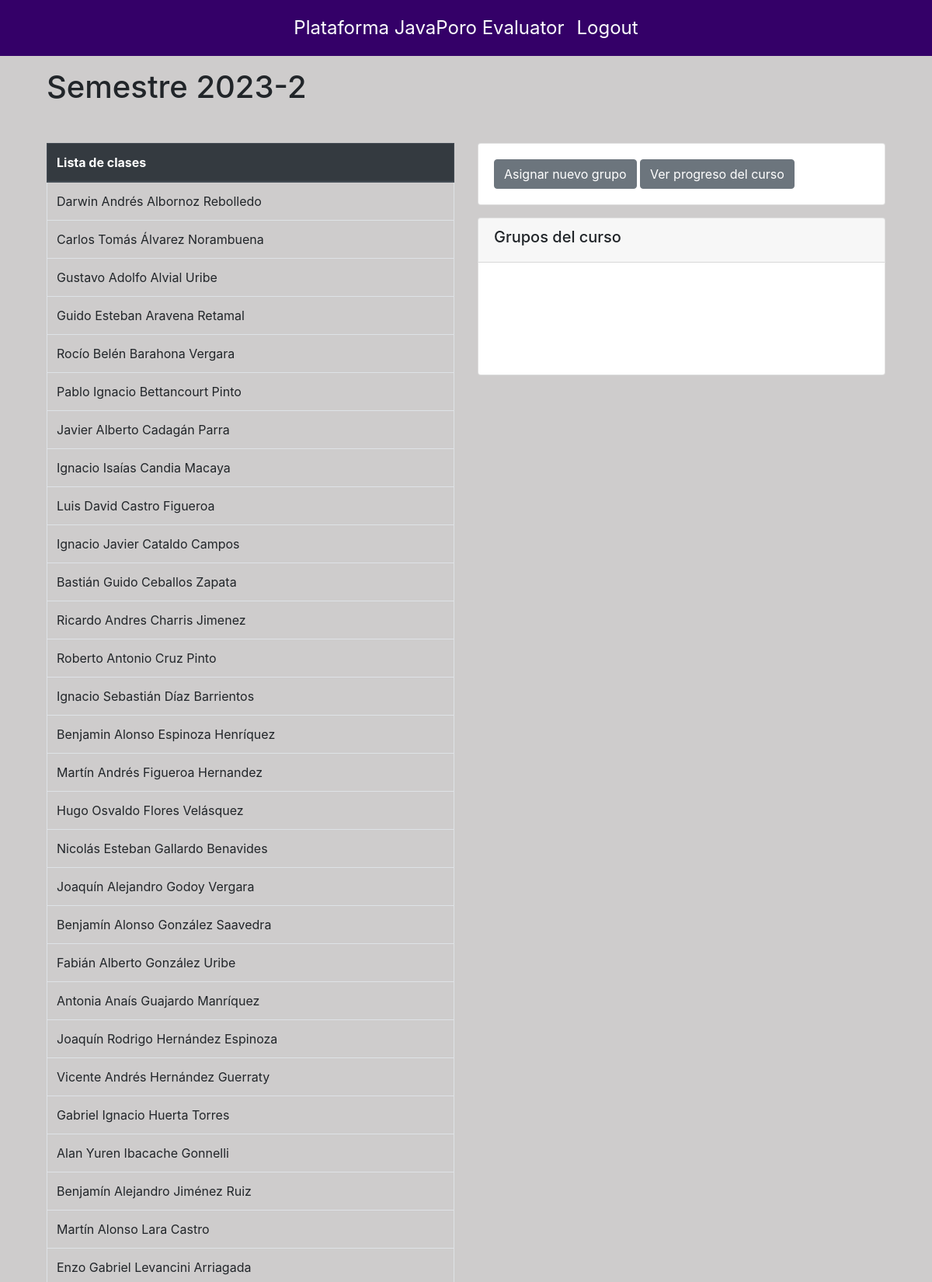
The app's page /dashDocente/1/detalleCurso/1 (signed in, upper part) with its own data.
### basedatos/modelos.py (models this page shows, shortened)
class Curso(db.Model):
    id = db.Column(db.Integer, primary_key=True)
    nombre = db.Column(db.String(100), nullable=False, unique=True)
    activa = db.Column(db.Boolean(), nullable=False, default=True)
    estudiantes = db.relationship('Estudiante', secondary=inscripciones, back_populates='cursos')
    grupos = db.relationship('Grupo', order_by=Grupo.id, back_populates='curso')

class Estudiante(db.Model):
    id = db.Column(db.Integer, primary_key=True)
    matricula = db.Column(db.String(50), nullable=False)
    nombres = db.Column(db.String(200), nullable=False)
    apellidos = db.Column(db.String(200), nullable=False)
    correo = db.Column(db.String(50), nullable=True, unique=True)
    password = db.Column(db.String(150), nullable=False)
    carrera = db.Column(db.String(100), nullable=False)
    cursos = db.relationship('Curso', secondary=inscripciones, back_populates='estudiantes')
    grupos = db.relationship('Grupo', secondary=estudiantes_grupos, back_populates='estudiantes')
    ejercicios_asignados = db.relationship('Ejercicio_asignado', back_populates='estudiante', viewonly=True)

### main.py (the view)
@app.route('/dashDocente/<int:supervisor_id>/detalleCurso/<int:curso_id>', methods=['GET','POST'])
@login_required
def detallesCurso(supervisor_id, curso_id):
    curso_actual=Curso.query.get(curso_id)
    grupos=Grupo.query.filter_by(id_curso=curso_id).all()
    series=Serie.query.all()
    estudiantes_curso = Estudiante.query.filter(Estudiante.cursos.any(id=curso_id)).all()
    return(render_template('detallesCurso.html', supervisor_id=supervisor_id, curso=curso_actual, grupos=grupos, estudiantes_curso=estudiantes_curso, series=series))

### basedatos/modelos.py (called while the page is built)
    @property
    def is_authenticated(self):
        return True

### main.py (called while the page is built)
@login_manager.user_loader
def load_user(user_id):
    if user_id.startswith("e"):
        user = db.session.get(Estudiante, int(user_id[1:]))
    elif user_id.startswith("s"):
        user = db.session.get(Supervisor, int(user_id[1:]))
    else:
        return None
    return user

### templates/detallesCurso.html (shortened to what this page needs)
{% extends 'layout.html' %}
{% block content %}
<div class="container mt-5">
  <h1>{{curso.nombre}}</h1>
</div>
<div class="container mt-5">
  <div class="row">
      <div class="col md-6">
        <table class="table table-bordered">
          <thead class="thead-dark">
              <tr>
                  <th>Lista de clases</th>
              </tr>
          </thead>
          <tbody>
              {% for estudiante in estudiantes_curso %}
                  <tr>
                      <td>{{ estudiante.nombres }} {{ estudiante.apellidos }}</td>
                  </tr>
              {% endfor %}
          </tbody>
      </table>
      </div>
    <div class="col md-6" >
      <div class="card mb-3">
        <div class="card-body">
            <a href="{{ url_for('asignarGrupos', supervisor_id=supervisor_id, curso_id=curso.id) }}" class="btn btn-secondary">Asignar nuevo grupo</a>
            <a href="{{ url_for('progresoCurso', supervisor_id=supervisor_id, curso_id= curso.id)}}" class="btn btn-secondary">Ver progreso del curso</a>
        </div>
      </div>
      <div class="card mb-3">
        <div class="card-header">
            <h5>Grupos del curso</h5>
        </div>
        <div class="card-body">
            {% for grupo in grupos %}
            <p class="card-text"><a class="card-text" href="{{url_for('detallesGrupo', supervisor_id=supervisor_id, curso_id=curso.id, grupo_id=grupo.id)}}"> {{grupo.nombre}}</a></p>
            {% endfor %}
        </div>
    </div>
  </div>
</div>
{% endblock %}

### static/css/layout.css (style rules this page uses)
:root { --silver: #ceccccff; --china-rose: #9d6381ff; --lavender-blush: #fdecefff; --night: #0f110cff; --persian-indigo: #340068ff; --secondary: #6c757d; --silver-opaco: rgba(206, 204, 204, 0.5); --persian-indigo-opaco: rgba(52, 0, 104, 0.5); }
body { min-height: 100vh; display: flex; flex-direction: column; background-color: #ceccccff; }
a { color: white; }

### records on screen
Curso: nombre "Semestre 2023-2"
Estudiante: nombres "Darwin Andrés", apellidos "Albornoz Rebolledo"
Estudiante: nombres "Carlos Tomás", apellidos "Álvarez Norambuena"
Estudiante: nombres "Gustavo Adolfo", apellidos "Alvial Uribe"
Estudiante: nombres "Guido Esteban", apellidos "Aravena Retamal"
Estudiante: nombres "Rocío Belén", apellidos "Barahona Vergara"
Estudiante: nombres "Pablo Ignacio", apellidos "Bettancourt Pinto"
Estudiante: nombres "Javier Alberto", apellidos "Cadagán Parra"
Estudiante: nombres "Ignacio Isaías", apellidos "Candia Macaya"
Estudiante: nombres "Luis David", apellidos "Castro Figueroa"
Estudiante: nombres "Ignacio Javier", apellidos "Cataldo Campos"
Estudiante: nombres "Bastián Guido", apellidos "Ceballos Zapata"
Estudiante: nombres "Ricardo Andres", apellidos "Charris Jimenez"
Estudiante: nombres "Roberto Antonio", apellidos "Cruz Pinto"
Estudiante: nombres "Ignacio Sebastián", apellidos "Díaz Barrientos"
Estudiante: nombres "Benjamin Alonso", apellidos "Espinoza Henríquez"
Estudiante: nombres "Martín Andrés", apellidos "Figueroa Hernandez"
Estudiante: nombres "Hugo Osvaldo", apellidos "Flores Velásquez"
Estudiante: nombres "Nicolás Esteban", apellidos "Gallardo Benavides"
Estudiante: nombres "Joaquín Alejandro", apellidos "Godoy Vergara"
Estudiante: nombres "Benjamín Alonso", apellidos "González Saavedra"
Estudiante: nombres "Fabián Alberto", apellidos "González Uribe"
Estudiante: nombres "Antonia Anaís", apellidos "Guajardo Manríquez"
Estudiante: nombres "Joaquín Rodrigo", apellidos "Hernández Espinoza"
Estudiante: nombres "Vicente Andrés", apellidos "Hernández Guerraty"
Estudiante: nombres "Gabriel Ignacio", apellidos "Huerta Torres"
Estudiante: nombres "Alan Yuren", apellidos "Ibacache Gonnelli"
Estudiante: nombres "Benjamín Alejandro", apellidos "Jiménez Ruiz"
Estudiante: nombres "Martín Alonso", apellidos "Lara Castro"
Estudiante: nombres "Enzo Gabriel", apellidos "Levancini Arriagada"
